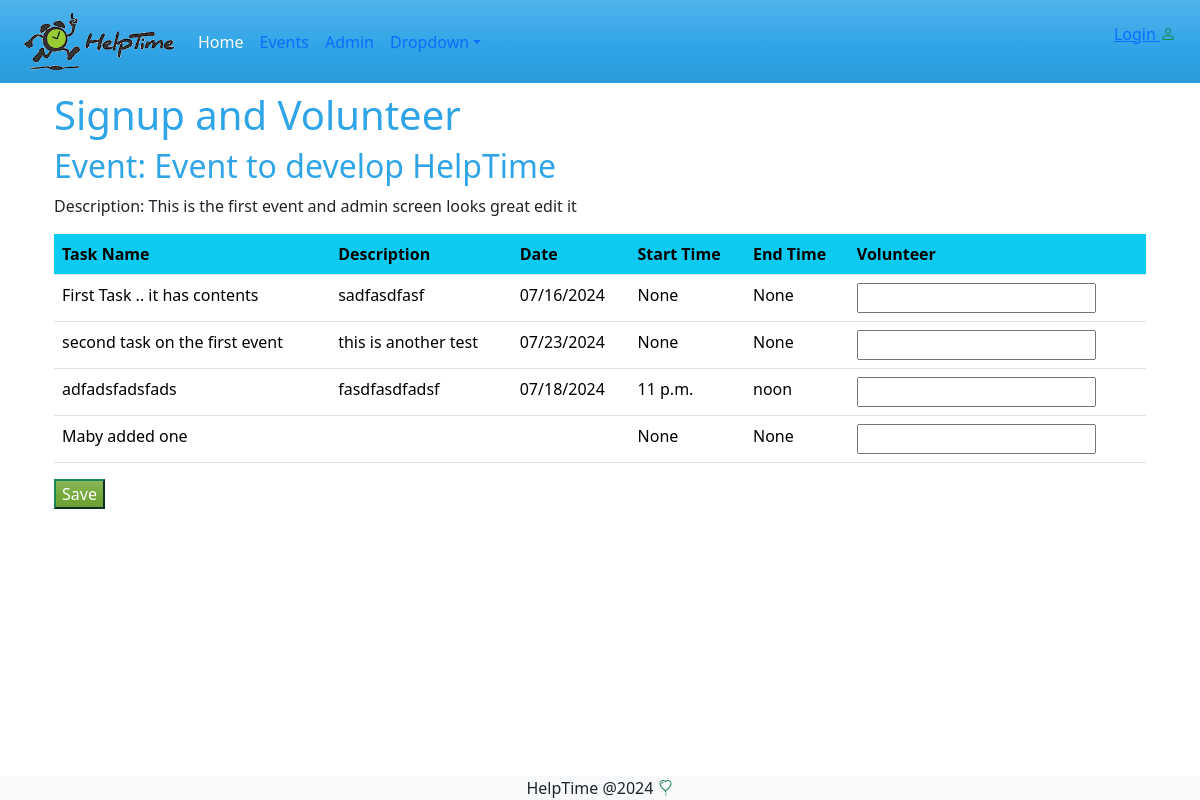
Page /events/volunteer/1 on the earlier database version.
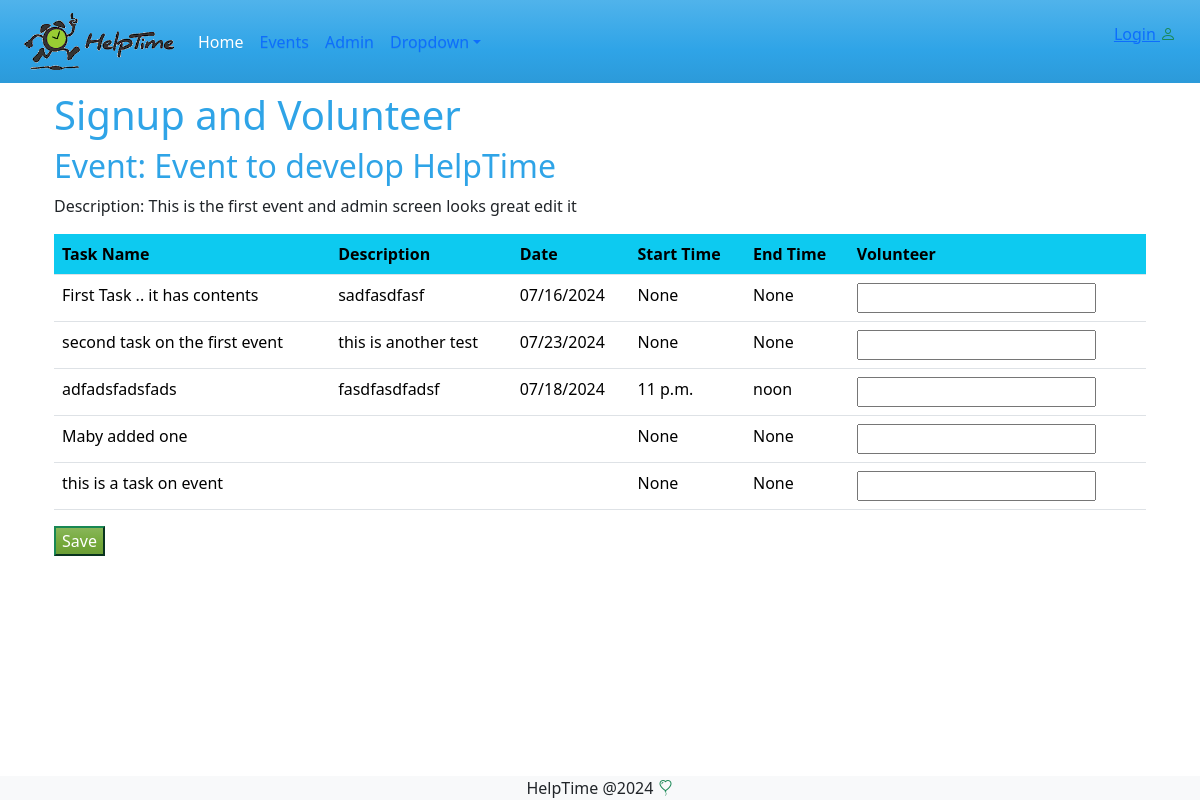
Same page on the later database version.
### events/models.py (models this page shows, shortened)
class Task(models.Model):
    task = models.CharField(max_length=200, verbose_name='Task Name' )
    description = models.CharField(max_length=200, verbose_name='Event Description', blank=True)
    task_date = models.DateField(verbose_name='Task Date', null=True, blank=True)
    start_time = models.TimeField(verbose_name='Start Time',null=True ,blank=True)
    end_time = models.TimeField(verbose_name='End Time ', null=True,blank=True )
    volunteer =models.CharField(max_length=100, verbose_name='Volunteer',  null=True, blank=True)
    event = models.ForeignKey(Event, on_delete=models.SET_NULL,  null=True, blank=True, related_name='tasks')

### events/views.py (the view, shortened to what this page needs)
# urls.py: path("volunteer/<int:pk>", views.volunteer, name="volunteer")
def volunteer(request,pk):
    tasks = Task.objects.filter(event_id=pk)
    events = Event.objects.filter(id=pk)
    event_id = pk
    form = TaskForm()
    form.volunteer = "tru"
    return render(request, 'events/volunteer.html', { 'tasks': tasks , 'events' : events, 'form':form})

### events/forms.py
class TaskForm(forms.ModelForm):
    class Meta:
        model = Task
        fields= '__all__'
        widgets = {
            'task' :  forms.TextInput(
                attrs={'placeholder': 'New Task Name'}),
            'task_date' : DateInput(),
            'start_time' : TimeInput(),
            'end_time' : TimeInput(),
        }

### events/templates/events/volunteer.html (shortened to what this page needs)
{% extends 'master.html' %}
{% block content %}
<h1>Signup and Volunteer</h1>
{% with event=events|first %}
    <h2>Event: {{ event.name }}</h2>
    <p> Description: {{ event.description }} </p>
{% endwith %}
<form method="POST" class="">
    <div class="table-responsive">
        <table class="table">
            <tr class="bg-info">
                <th>Task Name</th>
                <th>Description</th>
                <th>Date</th>
                <th>Start Time</th>
                <th>End Time</th>
                <th>Volunteer</th>
            </tr>
            {% for task in tasks %}
            <tr>
                <td>{{ task.task }}</td>
                <td>{{ task.description }} </td>
                <td>{{ task.task_date | date:"m/d/Y"}} </td>
                <td>{{ task.start_time }} </td>
                <td>{{ task.end_time }}</td>
                <td>{{ form.volunteer }}</td>
            </tr>
            {% endfor %} <div class="mt-3 float-end">
        </table>
    </div>
    <input type="submit" value="Save" class="btn-success" />
</form>
{% endblock %}

Differences in the rows shown:
added Task: task "this is a task on event", start_time "None", end_time "None"
